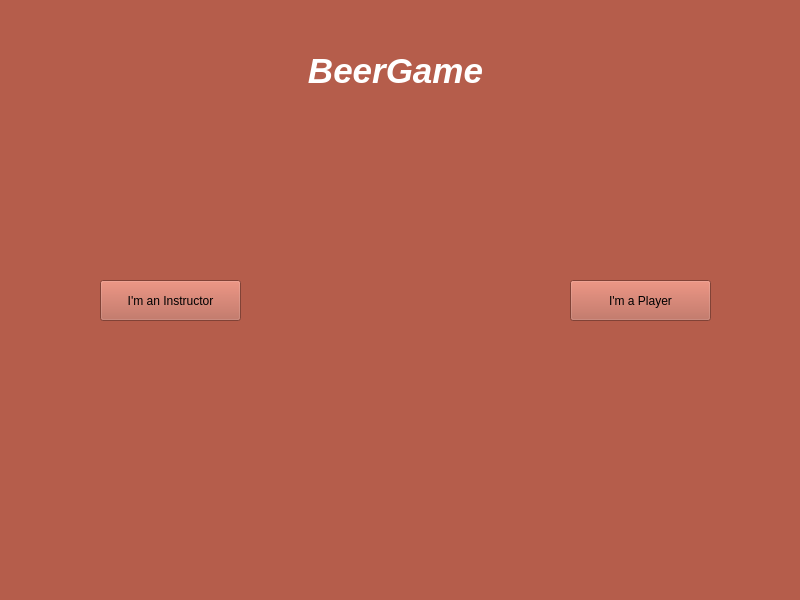
<?xml version="1.0" encoding="UTF-8"?>
<ui version="4.0">
 <class>LoginScreen</class>
 <widget class="QMainWindow" name="LoginScreen">
  <property name="geometry">
   <rect>
    <x>0</x>
    <y>0</y>
    <width>800</width>
    <height>600</height>
   </rect>
  </property>
  <property name="windowTitle">
   <string>Beer Game Login</string>
  </property>
  <property name="styleSheet">
   <string notr="true">background-color: #B55D4B;</string>
  </property>
  <widget class="QWidget" name="centralwidget">
   <widget class="QLabel" name="label">
    <property name="enabled">
     <bool>true</bool>
    </property>
    <property name="geometry">
     <rect>
      <x>310</x>
      <y>210</y>
      <width>191</width>
      <height>141</height>
     </rect>
    </property>
    <property name="text">
     <string>&lt;html&gt;&lt;head/&gt;&lt;body&gt;&lt;p&gt;&lt;img src=&quot;:/new/prefix1/cheers.png&quot;/&gt;&lt;/p&gt;&lt;/body&gt;&lt;/html&gt;</string>
    </property>
    <property name="textFormat">
     <enum>Qt::RichText</enum>
    </property>
    <property name="scaledContents">
     <bool>false</bool>
    </property>
    <property name="alignment">
     <set>Qt::AlignCenter</set>
    </property>
   </widget>
   <widget class="QLabel" name="label_2">
    <property name="geometry">
     <rect>
      <x>120</x>
      <y>30</y>
      <width>551</width>
      <height>81</height>
     </rect>
    </property>
    <property name="font">
     <font>
      <pointsize>-1</pointsize>
      <weight>75</weight>
      <italic>true</italic>
      <bold>true</bold>
     </font>
    </property>
    <property name="styleSheet">
     <string notr="true">
QLabel {
  color:white;
  font-size: 35px;
font-weight: 600;
font-style: italic
}</string>
    </property>
    <property name="text">
     <string>BeerGame</string>
    </property>
    <property name="alignment">
     <set>Qt::AlignCenter</set>
    </property>
   </widget>
   <widget class="QPushButton" name="player_pushButton">
    <property name="geometry">
     <rect>
      <x>570</x>
      <y>280</y>
      <width>141</width>
      <height>41</height>
     </rect>
    </property>
    <property name="text">
     <string>I'm a Player</string>
    </property>
   </widget>
   <widget class="QPushButton" name="instructor_pushButton">
    <property name="geometry">
     <rect>
      <x>100</x>
      <y>280</y>
      <width>141</width>
      <height>41</height>
     </rect>
    </property>
    <property name="text">
     <string>I'm an Instructor</string>
    </property>
   </widget>
  </widget>
  <widget class="QMenuBar" name="menubar">
   <property name="geometry">
    <rect>
     <x>0</x>
     <y>0</y>
     <width>800</width>
     <height>22</height>
    </rect>
   </property>
  </widget>
  <widget class="QStatusBar" name="statusbar"/>
 </widget>
 <resources/>
 <connections/>
</ui>
